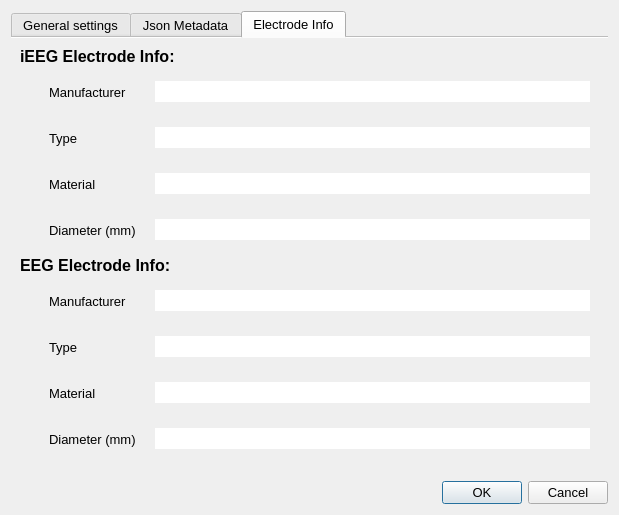
<?xml version="1.0" encoding="UTF-8"?>
<ui version="4.0">
 <class>Dialog</class>
 <widget class="QDialog" name="Dialog">
  <property name="geometry">
   <rect>
    <x>0</x>
    <y>0</y>
    <width>619</width>
    <height>515</height>
   </rect>
  </property>
  <property name="windowTitle">
   <string>Settings</string>
  </property>
  <layout class="QVBoxLayout" name="verticalLayout_3">
   <item>
    <widget class="QTabWidget" name="tabWidget">
     <property name="font">
      <font>
       <family>Arial</family>
       <pointsize>10</pointsize>
      </font>
     </property>
     <property name="currentIndex">
      <number>2</number>
     </property>
     <property name="documentMode">
      <bool>true</bool>
     </property>
     <widget class="QWidget" name="tab">
      <attribute name="title">
       <string>General settings</string>
      </attribute>
      <layout class="QGridLayout" name="gridLayout_2">
       <item row="0" column="0" alignment="Qt::AlignLeft">
        <widget class="QWidget" name="widgetLab_2" native="true">
         <property name="sizePolicy">
          <sizepolicy hsizetype="Preferred" vsizetype="Fixed">
           <horstretch>0</horstretch>
           <verstretch>40</verstretch>
          </sizepolicy>
         </property>
         <property name="minimumSize">
          <size>
           <width>0</width>
           <height>40</height>
          </size>
         </property>
         <property name="maximumSize">
          <size>
           <width>16777215</width>
           <height>40</height>
          </size>
         </property>
         <property name="font">
          <font>
           <pointsize>11</pointsize>
          </font>
         </property>
         <layout class="QGridLayout" name="gridLayout">
          <item row="0" column="0">
           <widget class="QLabel" name="checkUpdatesLabel">
            <property name="minimumSize">
             <size>
              <width>120</width>
              <height>0</height>
             </size>
            </property>
            <property name="font">
             <font>
              <family>Arial</family>
              <pointsize>11</pointsize>
              <weight>50</weight>
              <bold>false</bold>
             </font>
            </property>
            <property name="text">
             <string>check for updates on startup</string>
            </property>
           </widget>
          </item>
          <item row="0" column="1">
           <widget class="QCheckBox" name="checkUpdates">
            <property name="text">
             <string/>
            </property>
            <property name="checked">
             <bool>true</bool>
            </property>
           </widget>
          </item>
         </layout>
        </widget>
       </item>
       <item row="1" column="0">
        <spacer name="verticalSpacer_3">
         <property name="orientation">
          <enum>Qt::Vertical</enum>
         </property>
         <property name="sizeHint" stdset="0">
          <size>
           <width>20</width>
           <height>40</height>
          </size>
         </property>
        </spacer>
       </item>
      </layout>
     </widget>
     <widget class="QWidget" name="tabJson">
      <attribute name="title">
       <string>Json Metadata</string>
      </attribute>
      <layout class="QVBoxLayout" name="verticalLayout">
       <item>
        <widget class="QWidget" name="widgetLab" native="true">
         <property name="sizePolicy">
          <sizepolicy hsizetype="Preferred" vsizetype="Fixed">
           <horstretch>0</horstretch>
           <verstretch>40</verstretch>
          </sizepolicy>
         </property>
         <property name="minimumSize">
          <size>
           <width>0</width>
           <height>40</height>
          </size>
         </property>
         <property name="maximumSize">
          <size>
           <width>16777215</width>
           <height>40</height>
          </size>
         </property>
         <layout class="QHBoxLayout" name="horizontalLayout_3">
          <item>
           <widget class="QLabel" name="labelLab">
            <property name="minimumSize">
             <size>
              <width>120</width>
              <height>0</height>
             </size>
            </property>
            <property name="font">
             <font>
              <family>Arial</family>
              <pointsize>10</pointsize>
              <weight>50</weight>
              <bold>false</bold>
             </font>
            </property>
            <property name="text">
             <string>Lab</string>
            </property>
           </widget>
          </item>
          <item>
           <widget class="QLineEdit" name="textboxLab">
            <property name="font">
             <font>
              <family>Arial</family>
              <pointsize>10</pointsize>
             </font>
            </property>
            <property name="frame">
             <bool>false</bool>
            </property>
           </widget>
          </item>
         </layout>
        </widget>
       </item>
       <item>
        <widget class="QWidget" name="widgetExperimenter" native="true">
         <property name="sizePolicy">
          <sizepolicy hsizetype="Preferred" vsizetype="Fixed">
           <horstretch>0</horstretch>
           <verstretch>40</verstretch>
          </sizepolicy>
         </property>
         <property name="minimumSize">
          <size>
           <width>0</width>
           <height>40</height>
          </size>
         </property>
         <property name="maximumSize">
          <size>
           <width>16777215</width>
           <height>40</height>
          </size>
         </property>
         <layout class="QHBoxLayout" name="horizontalLayout_2">
          <item>
           <widget class="QLabel" name="labelExperimenter">
            <property name="minimumSize">
             <size>
              <width>120</width>
              <height>0</height>
             </size>
            </property>
            <property name="font">
             <font>
              <family>Arial</family>
              <pointsize>10</pointsize>
              <weight>50</weight>
              <bold>false</bold>
             </font>
            </property>
            <property name="text">
             <string>Experimenter</string>
            </property>
           </widget>
          </item>
          <item>
           <widget class="QLineEdit" name="textboxExperimenter">
            <property name="font">
             <font>
              <family>Arial</family>
              <pointsize>10</pointsize>
             </font>
            </property>
            <property name="frame">
             <bool>false</bool>
            </property>
           </widget>
          </item>
         </layout>
        </widget>
       </item>
       <item>
        <widget class="QWidget" name="widgetDatasetName" native="true">
         <property name="sizePolicy">
          <sizepolicy hsizetype="Preferred" vsizetype="Fixed">
           <horstretch>0</horstretch>
           <verstretch>40</verstretch>
          </sizepolicy>
         </property>
         <property name="minimumSize">
          <size>
           <width>0</width>
           <height>40</height>
          </size>
         </property>
         <property name="maximumSize">
          <size>
           <width>16777215</width>
           <height>40</height>
          </size>
         </property>
         <layout class="QHBoxLayout" name="horizontalLayout">
          <item>
           <widget class="QLabel" name="labelDatasetName">
            <property name="minimumSize">
             <size>
              <width>120</width>
              <height>0</height>
             </size>
            </property>
            <property name="font">
             <font>
              <family>Arial</family>
              <pointsize>10</pointsize>
              <weight>50</weight>
              <bold>false</bold>
             </font>
            </property>
            <property name="text">
             <string>Dataset Name</string>
            </property>
           </widget>
          </item>
          <item>
           <widget class="QLineEdit" name="textboxDatasetName">
            <property name="font">
             <font>
              <family>Arial</family>
              <pointsize>10</pointsize>
             </font>
            </property>
            <property name="frame">
             <bool>false</bool>
            </property>
           </widget>
          </item>
         </layout>
        </widget>
       </item>
       <item>
        <widget class="QWidget" name="widgetInstitutionAddress" native="true">
         <property name="sizePolicy">
          <sizepolicy hsizetype="Preferred" vsizetype="Fixed">
           <horstretch>0</horstretch>
           <verstretch>40</verstretch>
          </sizepolicy>
         </property>
         <property name="minimumSize">
          <size>
           <width>0</width>
           <height>40</height>
          </size>
         </property>
         <property name="maximumSize">
          <size>
           <width>16777215</width>
           <height>40</height>
          </size>
         </property>
         <layout class="QHBoxLayout" name="horizontalLayout_5">
          <item>
           <widget class="QLabel" name="labelInstitutionAddress">
            <property name="sizePolicy">
             <sizepolicy hsizetype="Preferred" vsizetype="Fixed">
              <horstretch>0</horstretch>
              <verstretch>20</verstretch>
             </sizepolicy>
            </property>
            <property name="minimumSize">
             <size>
              <width>120</width>
              <height>0</height>
             </size>
            </property>
            <property name="font">
             <font>
              <family>Arial</family>
              <pointsize>10</pointsize>
              <weight>50</weight>
              <bold>false</bold>
             </font>
            </property>
            <property name="text">
             <string>Institution Address</string>
            </property>
           </widget>
          </item>
          <item>
           <widget class="QLineEdit" name="textboxInstitutionAddress">
            <property name="font">
             <font>
              <family>Arial</family>
              <pointsize>10</pointsize>
             </font>
            </property>
            <property name="frame">
             <bool>false</bool>
            </property>
           </widget>
          </item>
         </layout>
        </widget>
       </item>
       <item>
        <widget class="QWidget" name="widgetInstitutionName" native="true">
         <property name="sizePolicy">
          <sizepolicy hsizetype="Preferred" vsizetype="Fixed">
           <horstretch>0</horstretch>
           <verstretch>40</verstretch>
          </sizepolicy>
         </property>
         <property name="minimumSize">
          <size>
           <width>0</width>
           <height>40</height>
          </size>
         </property>
         <property name="maximumSize">
          <size>
           <width>16777215</width>
           <height>40</height>
          </size>
         </property>
         <layout class="QHBoxLayout" name="horizontalLayout_4">
          <item>
           <widget class="QLabel" name="labelInstitutionName">
            <property name="sizePolicy">
             <sizepolicy hsizetype="Preferred" vsizetype="Fixed">
              <horstretch>0</horstretch>
              <verstretch>20</verstretch>
             </sizepolicy>
            </property>
            <property name="minimumSize">
             <size>
              <width>120</width>
              <height>0</height>
             </size>
            </property>
            <property name="font">
             <font>
              <family>Arial</family>
              <pointsize>10</pointsize>
              <weight>50</weight>
              <bold>false</bold>
             </font>
            </property>
            <property name="text">
             <string>Institution Name</string>
            </property>
           </widget>
          </item>
          <item>
           <widget class="QLineEdit" name="textboxInstitutionName">
            <property name="font">
             <font>
              <family>Arial</family>
              <pointsize>10</pointsize>
             </font>
            </property>
            <property name="frame">
             <bool>false</bool>
            </property>
           </widget>
          </item>
         </layout>
        </widget>
       </item>
       <item>
        <spacer name="verticalSpacer">
         <property name="orientation">
          <enum>Qt::Vertical</enum>
         </property>
         <property name="sizeHint" stdset="0">
          <size>
           <width>20</width>
           <height>40</height>
          </size>
         </property>
        </spacer>
       </item>
      </layout>
     </widget>
     <widget class="QWidget" name="tabElectrodeInfo">
      <attribute name="title">
       <string>Electrode Info</string>
      </attribute>
      <layout class="QVBoxLayout" name="verticalLayout_2">
       <item>
        <widget class="QLabel" name="labeliEEG">
         <property name="font">
          <font>
           <family>Arial</family>
           <pointsize>12</pointsize>
           <weight>75</weight>
           <bold>true</bold>
          </font>
         </property>
         <property name="text">
          <string>iEEG Electrode Info:</string>
         </property>
        </widget>
       </item>
       <item>
        <widget class="QWidget" name="widgetIEEGManufacturer" native="true">
         <property name="sizePolicy">
          <sizepolicy hsizetype="Preferred" vsizetype="Fixed">
           <horstretch>0</horstretch>
           <verstretch>40</verstretch>
          </sizepolicy>
         </property>
         <property name="minimumSize">
          <size>
           <width>0</width>
           <height>40</height>
          </size>
         </property>
         <property name="maximumSize">
          <size>
           <width>16777215</width>
           <height>40</height>
          </size>
         </property>
         <layout class="QHBoxLayout" name="horizontalLayout_6">
          <item>
           <widget class="QLabel" name="labelIEEGManufacturer">
            <property name="minimumSize">
             <size>
              <width>120</width>
              <height>0</height>
             </size>
            </property>
            <property name="font">
             <font>
              <family>Arial</family>
              <pointsize>10</pointsize>
              <weight>50</weight>
              <bold>false</bold>
             </font>
            </property>
            <property name="text">
             <string>Manufacturer</string>
            </property>
            <property name="indent">
             <number>20</number>
            </property>
           </widget>
          </item>
          <item>
           <widget class="QLineEdit" name="textboxIEEGManufacturer">
            <property name="font">
             <font>
              <family>Arial</family>
              <pointsize>10</pointsize>
             </font>
            </property>
            <property name="frame">
             <bool>false</bool>
            </property>
           </widget>
          </item>
         </layout>
        </widget>
       </item>
       <item>
        <widget class="QWidget" name="widgetIEEGType" native="true">
         <property name="sizePolicy">
          <sizepolicy hsizetype="Preferred" vsizetype="Fixed">
           <horstretch>0</horstretch>
           <verstretch>40</verstretch>
          </sizepolicy>
         </property>
         <property name="minimumSize">
          <size>
           <width>0</width>
           <height>40</height>
          </size>
         </property>
         <property name="maximumSize">
          <size>
           <width>16777215</width>
           <height>40</height>
          </size>
         </property>
         <layout class="QHBoxLayout" name="horizontalLayout_7">
          <item>
           <widget class="QLabel" name="labelIEEGType">
            <property name="minimumSize">
             <size>
              <width>120</width>
              <height>0</height>
             </size>
            </property>
            <property name="font">
             <font>
              <family>Arial</family>
              <pointsize>10</pointsize>
              <weight>50</weight>
              <bold>false</bold>
             </font>
            </property>
            <property name="text">
             <string>Type</string>
            </property>
            <property name="indent">
             <number>20</number>
            </property>
           </widget>
          </item>
          <item>
           <widget class="QLineEdit" name="textboxIEEGType">
            <property name="font">
             <font>
              <family>Arial</family>
              <pointsize>10</pointsize>
             </font>
            </property>
            <property name="frame">
             <bool>false</bool>
            </property>
           </widget>
          </item>
         </layout>
        </widget>
       </item>
       <item>
        <widget class="QWidget" name="widgetIEEGMaterial" native="true">
         <property name="sizePolicy">
          <sizepolicy hsizetype="Preferred" vsizetype="Fixed">
           <horstretch>0</horstretch>
           <verstretch>40</verstretch>
          </sizepolicy>
         </property>
         <property name="minimumSize">
          <size>
           <width>0</width>
           <height>40</height>
          </size>
         </property>
         <property name="maximumSize">
          <size>
           <width>16777215</width>
           <height>40</height>
          </size>
         </property>
         <layout class="QHBoxLayout" name="horizontalLayout_8">
          <item>
           <widget class="QLabel" name="labelIEEGMaterial">
            <property name="minimumSize">
             <size>
              <width>120</width>
              <height>0</height>
             </size>
            </property>
            <property name="font">
             <font>
              <family>Arial</family>
              <pointsize>10</pointsize>
              <weight>50</weight>
              <bold>false</bold>
             </font>
            </property>
            <property name="text">
             <string>Material</string>
            </property>
            <property name="indent">
             <number>20</number>
            </property>
           </widget>
          </item>
          <item>
           <widget class="QLineEdit" name="textboxIEEGMaterial">
            <property name="font">
             <font>
              <family>Arial</family>
              <pointsize>10</pointsize>
             </font>
            </property>
            <property name="frame">
             <bool>false</bool>
            </property>
           </widget>
          </item>
         </layout>
        </widget>
       </item>
       <item>
        <widget class="QWidget" name="widgetIEEGDiameter" native="true">
         <property name="sizePolicy">
          <sizepolicy hsizetype="Preferred" vsizetype="Fixed">
           <horstretch>0</horstretch>
           <verstretch>40</verstretch>
          </sizepolicy>
         </property>
         <property name="minimumSize">
          <size>
           <width>0</width>
           <height>40</height>
          </size>
         </property>
         <property name="maximumSize">
          <size>
           <width>16777215</width>
           <height>40</height>
          </size>
         </property>
         <layout class="QHBoxLayout" name="horizontalLayout_9">
          <item>
           <widget class="QLabel" name="labelIEEGDiameter">
            <property name="minimumSize">
             <size>
              <width>120</width>
              <height>0</height>
             </size>
            </property>
            <property name="font">
             <font>
              <family>Arial</family>
              <pointsize>10</pointsize>
              <weight>50</weight>
              <bold>false</bold>
             </font>
            </property>
            <property name="text">
             <string>Diameter (mm)</string>
            </property>
            <property name="indent">
             <number>20</number>
            </property>
           </widget>
          </item>
          <item>
           <widget class="QLineEdit" name="textboxIEEGDiameter">
            <property name="font">
             <font>
              <family>Arial</family>
              <pointsize>10</pointsize>
             </font>
            </property>
            <property name="frame">
             <bool>false</bool>
            </property>
           </widget>
          </item>
         </layout>
        </widget>
       </item>
       <item>
        <widget class="QLabel" name="labelEEG">
         <property name="font">
          <font>
           <family>Arial</family>
           <pointsize>12</pointsize>
           <weight>75</weight>
           <bold>true</bold>
          </font>
         </property>
         <property name="text">
          <string>EEG Electrode Info:</string>
         </property>
        </widget>
       </item>
       <item>
        <widget class="QWidget" name="widgetEEGManufacturer" native="true">
         <property name="sizePolicy">
          <sizepolicy hsizetype="Preferred" vsizetype="Fixed">
           <horstretch>0</horstretch>
           <verstretch>40</verstretch>
          </sizepolicy>
         </property>
         <property name="minimumSize">
          <size>
           <width>0</width>
           <height>40</height>
          </size>
         </property>
         <property name="maximumSize">
          <size>
           <width>16777215</width>
           <height>40</height>
          </size>
         </property>
         <layout class="QHBoxLayout" name="horizontalLayout_17">
          <item>
           <widget class="QLabel" name="labelEEGManufacturer">
            <property name="minimumSize">
             <size>
              <width>120</width>
              <height>0</height>
             </size>
            </property>
            <property name="font">
             <font>
              <family>Arial</family>
              <pointsize>10</pointsize>
              <weight>50</weight>
              <bold>false</bold>
             </font>
            </property>
            <property name="text">
             <string>Manufacturer</string>
            </property>
            <property name="indent">
             <number>20</number>
            </property>
           </widget>
          </item>
          <item>
           <widget class="QLineEdit" name="textboxEEGManufacturer">
            <property name="font">
             <font>
              <family>Arial</family>
              <pointsize>10</pointsize>
             </font>
            </property>
            <property name="frame">
             <bool>false</bool>
            </property>
           </widget>
          </item>
         </layout>
        </widget>
       </item>
       <item>
        <widget class="QWidget" name="widgetEEGType" native="true">
         <property name="sizePolicy">
          <sizepolicy hsizetype="Preferred" vsizetype="Fixed">
           <horstretch>0</horstretch>
           <verstretch>40</verstretch>
          </sizepolicy>
         </property>
         <property name="minimumSize">
          <size>
           <width>0</width>
           <height>40</height>
          </size>
         </property>
         <property name="maximumSize">
          <size>
           <width>16777215</width>
           <height>40</height>
          </size>
         </property>
         <layout class="QHBoxLayout" name="horizontalLayout_16">
          <item>
           <widget class="QLabel" name="labelEEGType">
            <property name="minimumSize">
             <size>
              <width>120</width>
              <height>0</height>
             </size>
            </property>
            <property name="font">
             <font>
              <family>Arial</family>
              <pointsize>10</pointsize>
              <weight>50</weight>
              <bold>false</bold>
             </font>
            </property>
            <property name="text">
             <string>Type</string>
            </property>
            <property name="indent">
             <number>20</number>
            </property>
           </widget>
          </item>
          <item>
           <widget class="QLineEdit" name="textboxEEGType">
            <property name="font">
             <font>
              <family>Arial</family>
              <pointsize>10</pointsize>
             </font>
            </property>
            <property name="frame">
             <bool>false</bool>
            </property>
           </widget>
          </item>
         </layout>
        </widget>
       </item>
       <item>
        <widget class="QWidget" name="widgetEEGMaterial" native="true">
         <property name="sizePolicy">
          <sizepolicy hsizetype="Preferred" vsizetype="Fixed">
           <horstretch>0</horstretch>
           <verstretch>40</verstretch>
          </sizepolicy>
         </property>
         <property name="minimumSize">
          <size>
           <width>0</width>
           <height>40</height>
          </size>
         </property>
         <property name="maximumSize">
          <size>
           <width>16777215</width>
           <height>40</height>
          </size>
         </property>
         <layout class="QHBoxLayout" name="horizontalLayout_14">
          <item>
           <widget class="QLabel" name="labelEEGMaterial">
            <property name="minimumSize">
             <size>
              <width>120</width>
              <height>0</height>
             </size>
            </property>
            <property name="font">
             <font>
              <family>Arial</family>
              <pointsize>10</pointsize>
              <weight>50</weight>
              <bold>false</bold>
             </font>
            </property>
            <property name="text">
             <string>Material</string>
            </property>
            <property name="indent">
             <number>20</number>
            </property>
           </widget>
          </item>
          <item>
           <widget class="QLineEdit" name="textboxEEGMaterial">
            <property name="font">
             <font>
              <family>Arial</family>
              <pointsize>10</pointsize>
             </font>
            </property>
            <property name="frame">
             <bool>false</bool>
            </property>
           </widget>
          </item>
         </layout>
        </widget>
       </item>
       <item>
        <widget class="QWidget" name="widgetEEGDiameter" native="true">
         <property name="sizePolicy">
          <sizepolicy hsizetype="Preferred" vsizetype="Fixed">
           <horstretch>0</horstretch>
           <verstretch>40</verstretch>
          </sizepolicy>
         </property>
         <property name="minimumSize">
          <size>
           <width>0</width>
           <height>40</height>
          </size>
         </property>
         <property name="maximumSize">
          <size>
           <width>16777215</width>
           <height>40</height>
          </size>
         </property>
         <layout class="QHBoxLayout" name="horizontalLayout_15">
          <item>
           <widget class="QLabel" name="labelEEGDiameter">
            <property name="minimumSize">
             <size>
              <width>120</width>
              <height>0</height>
             </size>
            </property>
            <property name="font">
             <font>
              <family>Arial</family>
              <pointsize>10</pointsize>
              <weight>50</weight>
              <bold>false</bold>
             </font>
            </property>
            <property name="text">
             <string>Diameter (mm)</string>
            </property>
            <property name="indent">
             <number>20</number>
            </property>
           </widget>
          </item>
          <item>
           <widget class="QLineEdit" name="textboxEEGDiameter">
            <property name="font">
             <font>
              <family>Arial</family>
              <pointsize>10</pointsize>
             </font>
            </property>
            <property name="frame">
             <bool>false</bool>
            </property>
           </widget>
          </item>
         </layout>
        </widget>
       </item>
       <item>
        <spacer name="verticalSpacer_2">
         <property name="orientation">
          <enum>Qt::Vertical</enum>
         </property>
         <property name="sizeHint" stdset="0">
          <size>
           <width>20</width>
           <height>6</height>
          </size>
         </property>
        </spacer>
       </item>
      </layout>
     </widget>
    </widget>
   </item>
   <item>
    <widget class="QDialogButtonBox" name="buttonBoxJson">
     <property name="font">
      <font>
       <family>Arial</family>
       <pointsize>10</pointsize>
      </font>
     </property>
     <property name="orientation">
      <enum>Qt::Horizontal</enum>
     </property>
     <property name="standardButtons">
      <set>QDialogButtonBox::Cancel|QDialogButtonBox::Ok</set>
     </property>
    </widget>
   </item>
  </layout>
 </widget>
 <resources/>
 <connections>
  <connection>
   <sender>buttonBoxJson</sender>
   <signal>accepted()</signal>
   <receiver>Dialog</receiver>
   <slot>accept()</slot>
   <hints>
    <hint type="sourcelabel">
     <x>248</x>
     <y>254</y>
    </hint>
    <hint type="destinationlabel">
     <x>157</x>
     <y>274</y>
    </hint>
   </hints>
  </connection>
  <connection>
   <sender>buttonBoxJson</sender>
   <signal>rejected()</signal>
   <receiver>Dialog</receiver>
   <slot>reject()</slot>
   <hints>
    <hint type="sourcelabel">
     <x>316</x>
     <y>260</y>
    </hint>
    <hint type="destinationlabel">
     <x>286</x>
     <y>274</y>
    </hint>
   </hints>
  </connection>
 </connections>
</ui>
